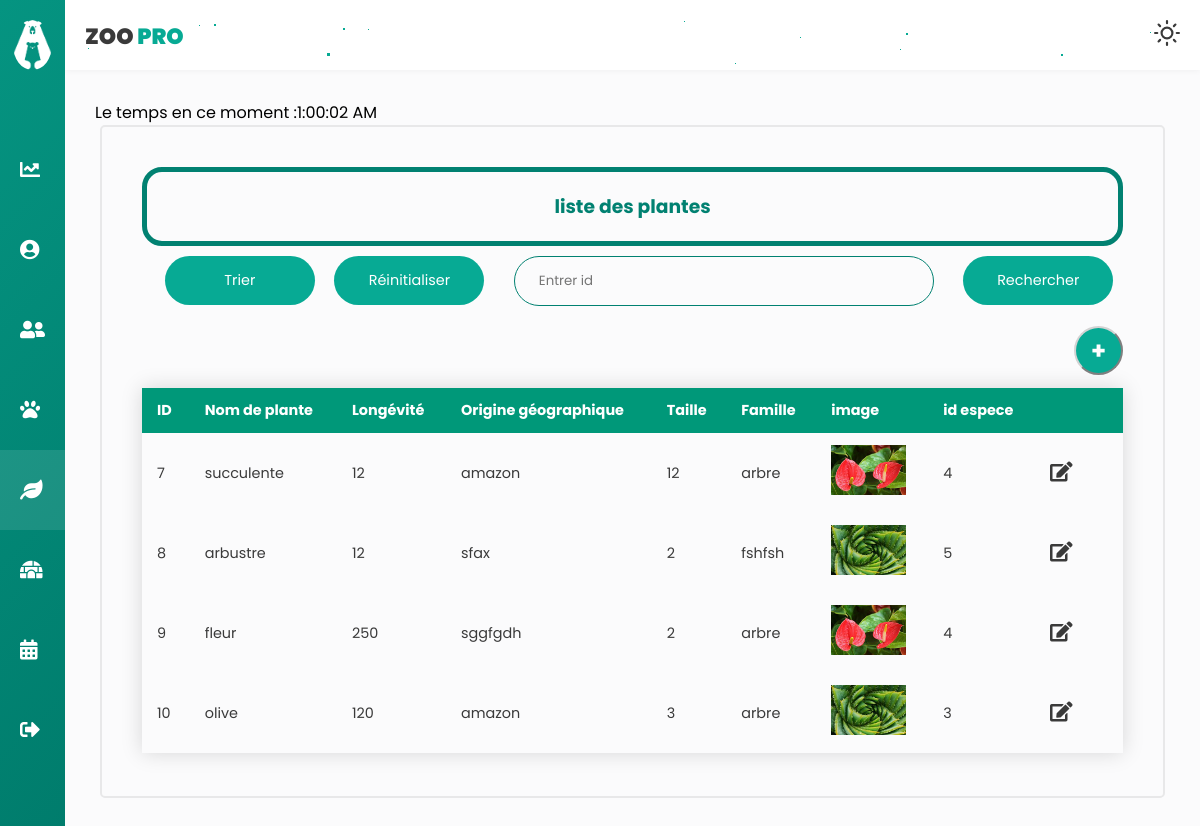
Screenshot of /planteC/afficherList (signed in) with the database file from the repository.
### tables this page shows
CREATE TABLE `plante` (
  `idP` int(11) NOT NULL,
  `nomP` varchar(255) NOT NULL,
  `longevite` int(255) NOT NULL,
  `origine` varchar(255) NOT NULL,
  `taille` float NOT NULL,
  `famille` varchar(255) NOT NULL,
  `image` varchar(500) NOT NULL,
  `idespece` int(11) DEFAULT NULL,
  `id_user` int(11) DEFAULT NULL
);

### app/libraries/Core.php (called while the page is built, shortened)
<?php
  class Core {
    protected $currentMethod = 'index';
    public function __construct(){
      $url = $this->getUrl();
      if(isset($url[0])){
      if(file_exists('../app/controllers/' . ucwords($url[0]). '.php')){
        unset($url[0]);
      }
    }
      $this->currentController = new $this->currentController;
      if(isset($url[1])){
        if(method_exists($this->currentController, $url[1])){
          $this->currentMethod = $url[1];
          unset($url[1]);
        }
      }
      $this->params = $url ? array_values($url) : [];
      call_user_func_array([$this->currentController, $this->currentMethod], $this->params);
    }
    public function getUrl(){
      if(isset($_GET['url'])){
        $url = rtrim($_GET['url'], '/');
        $url = filter_var($url, FILTER_SANITIZE_URL);
        $url = explode('/', $url);
        return $url;
      }
    }
  }

### app/require.php (called while the page is built, shortened)
<?php
    require_once 'libraries/Core.php';
    require_once 'libraries/Controller.php';
    require_once 'libraries/Database.php';
    $init = new Core();

### public/index.php (called while the page is built)
<?php
    require_once '../app/require.php';

### app/libraries/Database.php (called while the page is built, shortened)
<?php
    class Database {
        private $dbHost = DB_HOST;
        private $dbUser = DB_USER;
        private $dbPass = DB_PASS;
        private $dbName = DB_NAME;
        private $statement;
        private $dbHandler;
        public function __construct() {
            $conn = 'mysql:host=' . $this->dbHost . ';dbname=' . $this->dbName;
            $options = array(
                PDO::ATTR_PERSISTENT => true,
                PDO::ATTR_ERRMODE => PDO::ERRMODE_EXCEPTION
            );
            try {
                $this->dbHandler = new PDO($conn, $this->dbUser, $this->dbPass, $options);
            } catch (PDOException $e) {
                $this->error = $e->getMessage();
                echo $this->error;
            }
        }
        public function query($sql) {
            $this->statement = $this->dbHandler->prepare($sql);
        }
        public function execute() {
            return $this->statement->execute();
        }
        public function resultSet() {
            $this->execute();
            return $this->statement->fetchAll();
        }
    }

### app/models/planteM.php (called while the page is built, shortened)
<?php
class planteM
{
    private $db;
    public function __construct()
    {
        $this->db = new Database;
    }
    public function afficherplante(){
        $this->db->query('SELECT * FROM plante ');
        return $this->db->resultSet();
    }
    public function listespeceID()
    {
        $this->db->query('SELECT idE FROM `espece`');
        return $this->db->resultSet();
    }
}

### app/controllers/planteC.php (the view, shortened to what this page needs)
<?php
class planteC extends Controller
{
    public function __construct()
    {
        $this->planteModel = $this->model('planteM');
    }
    public function afficherList($error = '')
    {
        $tab = $this->planteModel->afficherplante();
        $data = [
            'tab' => '',
            'idespece' => '',
            'nombre'=> '',
            'errorAffiche' => ''
        ];
        foreach ($tab as $key => $value) {
            $data['tab'] .= '<tr class="tblRows" data='.$value[0]."-".$value[1]."-".$value[2]."-".$value[3]."-".$value[4]."-".$value[5]."-".$value[6]."-".$value[7].'>
            <td >'. $value[0] .'</td>
            <td>'. $value[1] .'</td>
            <td>'. $value[2] .'</td>
            <td>'. $value[3] .'</td>
            <td>'. $value[4] .'</td>
            <td>'. $value[5] .'</td>
            <td> <img src="../public/img/' . $value[6] . '" width = "75" height = "50"/></td>
            <td>'. $value[7] .'</td>
            <td> <i class="fas fa-edit updateButton" onclick="openFormModifier()"  >
        </tr>';
        }
    }
}

### public/css/plante.css (style rules this page uses)
.styled-table th,.styled-table td { padding:12px 15px }
.updateButton { cursor:pointer;font-size:20px;font-weight:bold }

### rows the page displays
plante: idP "7", nomP "succulente", longevite "12", origine "amazon", taille "12", famille "arbre", image (picture), idespece "4"
plante: idP "8", nomP "arbustre", longevite "12", origine "sfax", taille "2", famille "fshfsh", image (picture), idespece "5"
plante: idP "9", nomP "fleur", longevite "250", origine "sggfgdh", taille "2", famille "arbre", image (picture), idespece "4"
plante: idP "10", nomP "olive", longevite "120", origine "amazon", taille "3", famille "arbre", image (picture), idespece "3"
